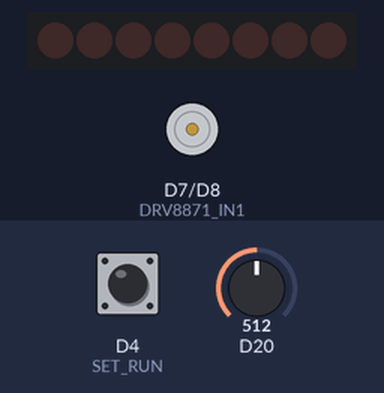
This sketch was run on a simulated Arduino Zero (SAMD21). Shown: 8 shift-register outputs drawn as a row of LEDs (first output left, lit = HIGH), motor-driver pin pairs drawn as motors (green arrow = first pin HIGH = forward, orange = second pin HIGH = backward, longer = more drive). Wiring (inferred from the names in the program): shift register (74HC595): data D1; shift clock D3; latch D2. Wiring (inferred from the signals the program sends): row of LEDs: on Q0, Q1, Q2, Q3, Q4, Q5, Q6, Q7. The test bench sets the inputs (shaded band); at power-on: D4 (SET_RUN) HIGH, D20 = 512 (analog values on the 0–1023 scale).

Above: at 1.2 s.
1.3 s: D4 (SET_RUN) pulled LOW for 0.15 s
At 1.42 s:
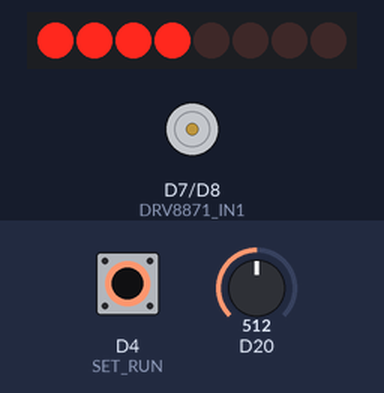
At 2.2 s:
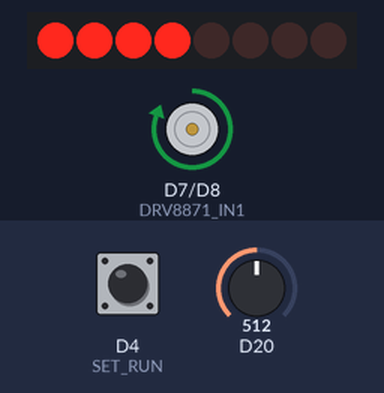
4.4 s: D4 (SET_RUN) driven LOW
At 8.1 s:
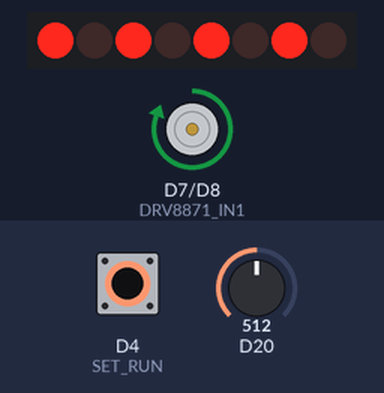
Timing chart, 0 to 39.2 s (numbered marks = the images above; inputs shaded):
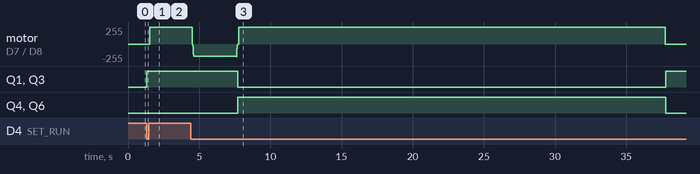

The sketch:

watch_cleaner_controller.ino
```cpp
#define ShiftRegDataPin 1
#define ShiftRegLatchPin 2
#define ShiftRegClockPin 3


#define DRV8871_IN1 7
#define DRV8871_IN2 8

#define SET_RUN 4
#define A_MOTORSPEED 5
#define A_RUNTIME 6

#define PROGRESSBARWIDTH 8

//#define WAITTIME 500
//#define RUNTIME 15000
#define WAITTIME 10
#define RUNTIME 3000
#define SPIN_RINSE_TIME 30000


#define ACCEL_DECEL 30

#define LAST_LIT_LED_INDEX 2

// Lookup Tables indexed by A/D results
// Both A/Ds are 4-bit resolution (0-15)
// Time A/D sets the duration of the cleaning period
// Speed A/D sets the RPM of the motor

// Time A/D Lookups
// The LED display bar bits, indexed from the timer A/D pin value
byte progressBarLookup[16] =
  {0x0,0x0,0x1,0x1,0x3,0x3,0x7,0x7,0xF,0xF,0x1F,0x1F,0x3F,0x3F,0x7F,0xFF};
// Cleaning period duration, indexed from the timer A/D pin value
int timerSettingLookup[16] =
  {0,1,2,3,4,5,6,7,8,8,8,8,8,8,8,8 };
// Motor speed setting (PWM value) indexed from the Speed A/D pin
int motorSpeedLookup[16] =
  {64,64,96,96,128,128,160,160,192,192,224,224,240,240,255,255};

// Value 0-15, tracks the progress of the clean,
int currentProgress;
// The cleaning timer looked up in timerSettingLookup and indexed by the timer A/D
int timerSetting;
// The motor speed PWM value from motorSpeedLookup and indexed by the motor speed A/D
int motorSpeed;
// ncleanCycles is the number of forward/reverse spin cycles
// timerSetting * <number>
int ncleanCycles;
// True: the motors are on, False: motors off
int Working;
// True: finished the entire clean cycle
int FinishedClean;
// True: Done with the clean and spin rinse - all done, just looping
int Done;

int Debug=0;

void setup() {
  // Shift Register Setup
  pinMode(ShiftRegDataPin, OUTPUT);
  pinMode(ShiftRegLatchPin, OUTPUT);
  pinMode(ShiftRegClockPin, OUTPUT);

  // Setup DRV8871 PWM driver output pin and initialize
  pinMode(DRV8871_IN1, OUTPUT);
  pinMode(DRV8871_IN2, OUTPUT);
  digitalWrite(DRV8871_IN1, LOW);
  digitalWrite(DRV8871_IN2, LOW);

  // Standby/Run Pin, set to HIGH to run.
  pinMode(SET_RUN, INPUT);

  // Run time analog input set up
  pinMode(A_RUNTIME, INPUT);
  // 4-bit (0-15) analog in resolution
  analogReadResolution(4);

  // Motor speed analog input set up
  pinMode(A_MOTORSPEED, INPUT);


  // Globals initialization
  //10
  ncleanCycles = 10;
  Working = 0;
  FinishedClean = 0;
  Done = 0;

  setProgress(0);
  if (Debug) { Serial.print("setup\n"); }
}

void setDisplay(byte value)
{
  digitalWrite(ShiftRegLatchPin, LOW);
  shiftOut(ShiftRegDataPin, ShiftRegClockPin, MSBFIRST, value);
  digitalWrite(ShiftRegLatchPin, HIGH);
}

void setProgress(int v)
{
  currentProgress = timerSettingLookup[v];
  digitalWrite(ShiftRegLatchPin, LOW);
  shiftOut(ShiftRegDataPin, ShiftRegClockPin, MSBFIRST, progressBarLookup[v]);
  digitalWrite(ShiftRegLatchPin, HIGH);
}

int getProgress()
{
  return currentProgress;
}

void updateProgress()
{
    if (Debug) { Serial.print("Update progress:"); }
    if (currentProgress > 0) {
      currentProgress--;
    }
    if (Debug) {
      Serial.print(currentProgress, DEC); Serial.print("\n");
    }
    digitalWrite(ShiftRegLatchPin, LOW);
    shiftOut(ShiftRegDataPin, ShiftRegClockPin, MSBFIRST, progressBarLookup[currentProgress]);
    digitalWrite(ShiftRegLatchPin, HIGH);

}
void motorStop(int Cntrl1, int Cntrl2)
{
  // Decelerate
  digitalWrite(Cntrl2, LOW);
  for (int i = motorSpeed; i >= 0; i-=ACCEL_DECEL) {
    analogWrite(Cntrl1, i);
    delay(10);
  }
}
void motorOn(int Cntrl1, int Cntrl2)
{
  digitalWrite(Cntrl2, LOW);
  for (int i = 0; i < motorSpeed; i+=ACCEL_DECEL) {
    analogWrite(Cntrl1, i);
    delay(10);
  }
}

void wait(unsigned long t, unsigned int amt)
{
  unsigned long now = millis();
  while ((now - t) < amt) {
    now = millis();
  }
}

void loop() {
  int timerIndex, motorSpeedIndex;
  unsigned long currTime = millis();

  if (Done == 1) {
    // Prepare for next clean
    FinishedClean = 0;
    Done = 0;
  }

  // Read the set/run switch
  int run = digitalRead(SET_RUN);
  delay(20);
  run = run && digitalRead(SET_RUN);
  if (Debug) {
    Serial.print("In loop\n");
    Serial.print("Run state: \n"); Serial.print(run,DEC); Serial.print("\n");
  }

  // At the end of the clean, check run switch. If low,
  // spin rinse the basket.
  if ((run == LOW) && (FinishedClean == 1)) {
      motorOn(DRV8871_IN1, DRV8871_IN2);
      wait(currTime, SPIN_RINSE_TIME);
      currTime = millis();
      motorStop(DRV8871_IN1, DRV8871_IN2);
      Done = 1;
  }

  // Set up motor run time
  if (run == LOW) {
    if (Debug) { Serial.print("Run is low\n"); }
    timerIndex= analogRead(A_RUNTIME);
    timerSetting = timerSettingLookup[timerIndex];

    if (Debug) { Serial.print(timerSetting, DEC); Serial.print("\n"); }
    setProgress(timerIndex);
    Working = 1;
  }

  if (run == HIGH && (Working == 1)) {
    if (Debug) {
      Serial.print("Run is high, working is set\n");
      Serial.print("ncleanCycles: "); Serial.print(ncleanCycles, DEC); Serial.print("\n");
    }

    // clean for ncleanCycles
    for (int i=0; i<ncleanCycles; i++) {
      // Check set/run switch
      run = digitalRead(SET_RUN);
      run = run | digitalRead(SET_RUN);

      // Check set/run switch
      if (run == LOW) {
        setProgress(0);
        Working = 0;
        break;
      }

      // Update motorSpeed at the beginning of each spin cycle
      motorSpeedIndex = analogRead(A_MOTORSPEED) ;
      motorSpeed = motorSpeedLookup[motorSpeedIndex];
      if (Debug) {
        Serial.print("Motor speed: ");  Serial.print(motorSpeed, DEC); Serial.print("\n");
      }

      motorOn(DRV8871_IN1, DRV8871_IN2);
      wait(currTime, RUNTIME);
      currTime = millis();
      motorStop(DRV8871_IN1, DRV8871_IN2);

      currTime = millis();
      wait(currTime, WAITTIME);

      motorOn(DRV8871_IN2, DRV8871_IN1);
      currTime = millis();
      wait(currTime, RUNTIME);

      motorStop(DRV8871_IN2, DRV8871_IN1);
      currTime = millis();
      wait(currTime, WAITTIME);
    }


    // Decrement the progress display
    updateProgress();
        // Finish the clean process, when LEDs are all off (progressBar[0,1]), finish
    if ( getProgress() < LAST_LIT_LED_INDEX ) {
      Working = 0;
      FinishedClean = 1;
      // 0x55 value means finished
      setDisplay(0x55);
    }
  }
} // loop
```

Measured:
- after the input at 1.3 s, motor on D7 (DRV8871_IN1) / D8 (DRV8871_IN2): stopped → forward 255/255 after 0.24 s; Q1, Q3: LOW → HIGH at once
- after the input at 4.4 s, Q1, Q3: HIGH → LOW after 3.3 s, → HIGH 30.0 s later; Q4, Q6: LOW → HIGH after 3.3 s, → LOW 30.0 s later
